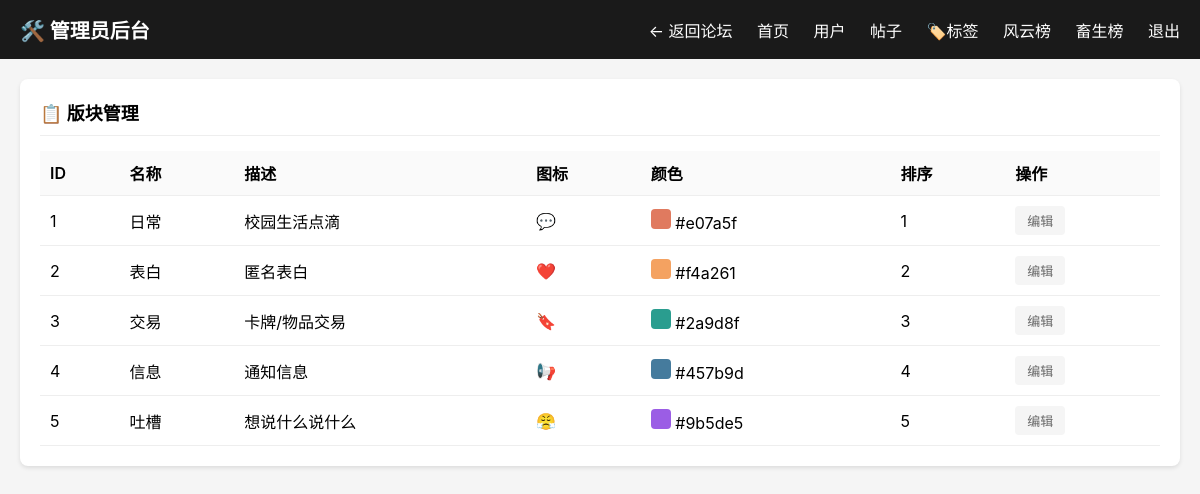
Screenshot of /manage/boards (signed in) with the database file from the repository.
### tables this page shows
CREATE TABLE boards (
            id INTEGER PRIMARY KEY AUTOINCREMENT,
            slug TEXT UNIQUE NOT NULL,
            name TEXT NOT NULL,
            description TEXT DEFAULT '',
            color TEXT DEFAULT '#e07a5f',
            icon TEXT DEFAULT '📌',
            topic_count INTEGER DEFAULT 0,
            sort_order INTEGER DEFAULT 0
        );

### admin.py (the view)
@admin_bp.route('/boards')
@login_required
def boards():
    conn = get_db()
    boards = conn.execute('SELECT * FROM boards ORDER BY sort_order').fetchall()
    conn.close()
    return render_template('admin/boards.html', boards=boards)

### admin.py (called while the page is built)
def get_db():
    return sqlite3.connect('/root/workspace/forum.db')

def login_required(f):
    @wraps(f)
    def decorated_function(*args, **kwargs):
        if 'user_id' not in session:
            return redirect('/login')
        user_id = session['user_id']
        conn = get_db()
        cur = conn.execute('SELECT is_admin FROM users WHERE id = ?', (user_id,))
        user = cur.fetchone()
        conn.close()
        if not user or not user[0]:
            return '<h1>权限不足，需要管理员账号</h1><a href="/">返回首页</a>'
        return f(*args, **kwargs)
    return decorated_function

### app.py (called while the page is built)
def get_db():
    conn = sqlite3.connect(DB_PATH, timeout=30)
    conn.execute("PRAGMA busy_timeout = 30000")
    conn.execute("PRAGMA journal_mode = WAL")
    conn.row_factory = sqlite3.Row
    return conn

def get_current_user():
    user_id = session.get('user_id')
    if not user_id:
        return None
    conn = get_db()
    user = conn.execute("SELECT id, username, nickname, avatar, bio, is_admin, level, exp, created_at FROM users WHERE id = ?", (user_id,)).fetchone()
    conn.close()
    return dict(user) if user else None

@app.context_processor
def inject_user():
    from flask import session, g
    user = get_current_user()
    return dict(user=user)

### templates/admin/boards.html
{% extends "admin/base.html" %}
{% block content %}
<div class="card">
    <h2>📋 版块管理</h2>
    <table>
        <tr>
            <th>ID</th>
            <th>名称</th>
            <th>描述</th>
            <th>图标</th>
            <th>颜色</th>
            <th>排序</th>
            <th>操作</th>
        </tr>
        {% for b in boards %}
        <tr>
            <td>{{ b[0] }}</td>
            <td>{{ b[2] }}</td>
            <td>{{ b[3] }}</td>
            <td>{{ b[5] }}</td>
            <td><span style="display:inline-block;width:20px;height:20px;background:{{ b[4] }};border-radius:4px;"></span> {{ b[4] }}</td>
            <td>{{ b[7] }}</td>
            <td>
                <a href="/admin/board/{{ b[0] }}/edit" class="btn btn-ghost">编辑</a>
            </td>
        </tr>
        {% endfor %}
    </table>
</div>
{% endblock %}

### templates/admin/base.html (style rules this page uses)
* { box-sizing: border-box; margin: 0; padding: 0; }
body { font-family: -apple-system, sans-serif; background: #f5f5f5; min-height: 100vh; }
.card { background: #fff; border-radius: 8px; padding: 20px; margin-bottom: 20px; box-shadow: 0 2px 4px rgba(0,0,0,0.1); }
.card h2 { margin-bottom: 15px; font-size: 18px; border-bottom: 1px solid #eee; padding-bottom: 10px; }
table { width: 100%; border-collapse: collapse; }
th, td { padding: 10px; text-align: left; border-bottom: 1px solid #eee; }
th { background: #fafafa; font-weight: 600; }
.btn { padding: 5px 12px; border-radius: 4px; border: none; cursor: pointer; font-size: 13px; text-decoration: none; display: inline-block; }
.btn-ghost { background: #f5f5f5; color: #666; }

### rows the page displays
boards: id "1", name "日常", description "校园生活点滴", icon "💬", color "#e07a5f", sort_order "1"
boards: id "2", name "表白", description "匿名表白", icon "❤️", color "#f4a261", sort_order "2"
boards: id "3", name "交易", description "卡牌/物品交易", icon "🔖", color "#2a9d8f", sort_order "3"
boards: id "4", name "信息", description "通知信息", icon "📢", color "#457b9d", sort_order "4"
boards: id "5", name "吐槽", description "想说什么说什么", icon "😤", color "#9b5de5", sort_order "5"
